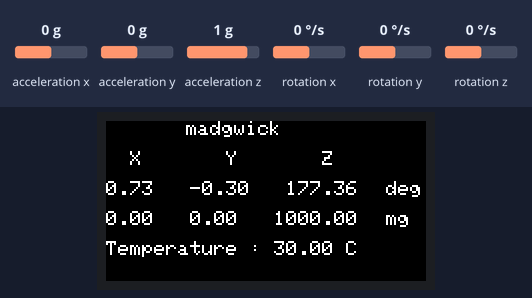
Recording of a sketch running on a simulated ESP32. Shown: 160×80 colour display. Inputs (shaded band) come from the test bench; at power-on: acceleration x 0 g, acceleration y 0 g, acceleration z 1 g, rotation x 0 °/s, rotation y 0 °/s, rotation z 0 °/s.

Above: at 1.3 s.
1.4 s: acceleration x set to -1.4 g
At 1.85 s:
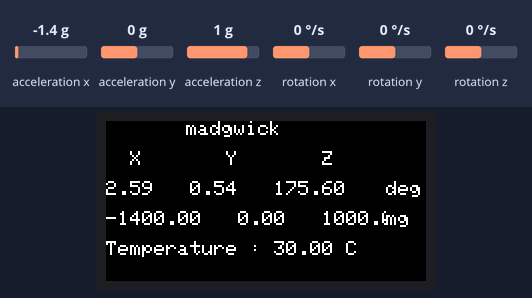
3.2 s: acceleration y set to -1.4 g
At 3.37 s:
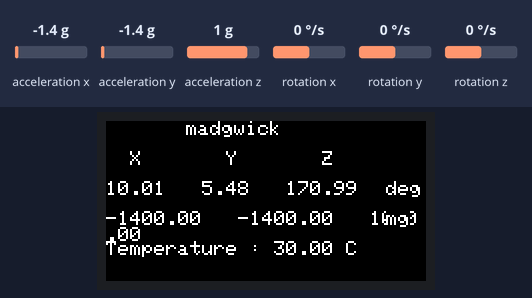
4.7 s: acceleration z set to -1.4 g
At 4.92 s:
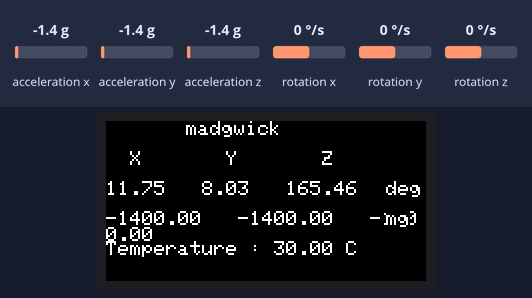
6.2 s: rotation x set to -192 °/s
At 6.44 s:
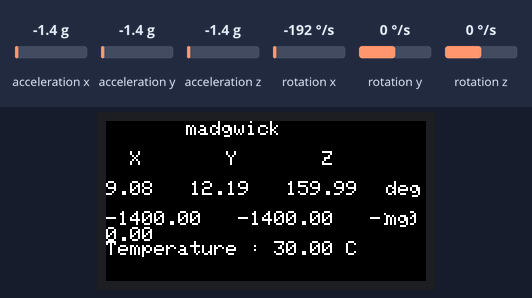
7.7 s: rotation y set to -192 °/s
At 7.97 s:
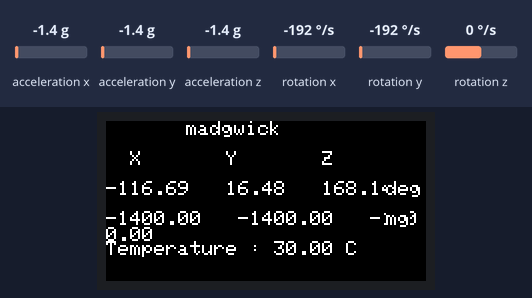
9.3 s: rotation z set to -192 °/s
At 9.5 s:
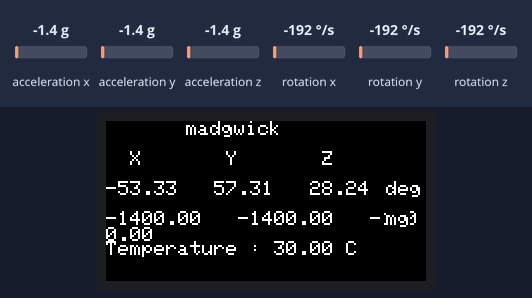
Timing chart, 0 to 11.8 s (numbered marks = the images above; inputs shaded):
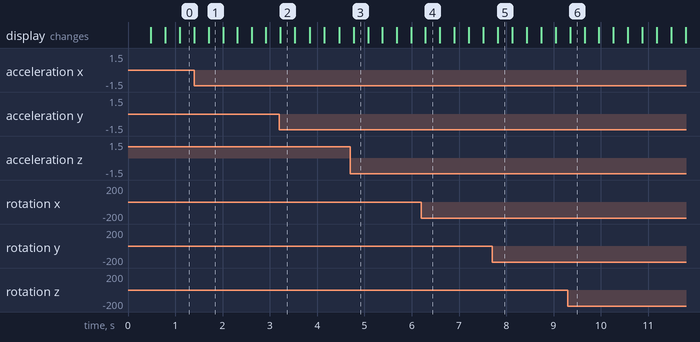

The sketch:

get_muki.ino
```cpp
#include <M5StickC.h>
#include <MadgwickAHRS.h>
Madgwick MadgwickFilter;

#define e_gx 12
#define e_gy -5
#define e_gz -6

float accX = 0;
float accY = 0;
float accZ = 0;

float gyroX = 0;
float gyroY = 0;
float gyroZ = 0;

float ROLL, PITCH, YAW;

float temp = 0;
void setup() {
  // put your setup code here, to run once:
  M5.begin();
  M5.Lcd.setRotation(3);
  M5.Lcd.fillScreen(BLACK);
  M5.Lcd.setTextSize(1);
  M5.Lcd.setCursor(40, 0);
  M5.Lcd.println("madgwick");
  M5.Lcd.setCursor(0, 15);
  M5.Lcd.println("  X       Y       Z");
  MadgwickFilter.begin(100);
  M5.MPU6886.Init();
}

void loop() {
  // put your main code here, to run repeatedly:
  M5.MPU6886.getGyroData(&gyroX,&gyroY,&gyroZ);
  M5.MPU6886.getAccelData(&accX,&accY,&accZ);
  M5.MPU6886.getTempData(&temp);

  MadgwickFilter.updateIMU(gyroX+e_gx , gyroY+e_gy, gyroZ+e_gz, accX, accY, accZ);
  ROLL = MadgwickFilter.getRoll();
  PITCH = MadgwickFilter.getPitch();
  YAW  = MadgwickFilter.getYaw();

  M5.Lcd.setCursor(0, 30);
  M5.Lcd.printf("%.2f   %.2f   %.2f      ", ROLL, PITCH, YAW);
  M5.Lcd.setCursor(140, 30);
  M5.Lcd.print("deg");
  M5.Lcd.setCursor(0, 45);
  M5.Lcd.printf("%.2f   %.2f   %.2f      ",accX * 1000,accY * 1000, accZ * 1000);
  M5.Lcd.setCursor(140, 45);
  M5.Lcd.print("mg");
  M5.Lcd.setCursor(0, 60);
  M5.Lcd.printf("Temperature : %.2f C", temp);
  delay(10);
}
```
